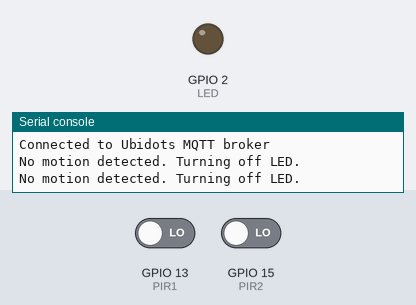
This program was run on a simulated ESP32 board running MicroPython. On the bench: output pins drawn as LEDs (lit = HIGH), the last lines printed to the serial console. The inputs (shaded band) are chosen by the test bench; at power-on: GPIO 13 (PIR1) LOW, GPIO 15 (PIR2) LOW. WiFi joins after 1.5 s; no MQTT or app messages arrive unless stated; web requests get an empty 200 reply after 0.4 s.

Above: at 3.7 s.
3.8 s: GPIO 13 (PIR1) driven HIGH
At 5.0 s:
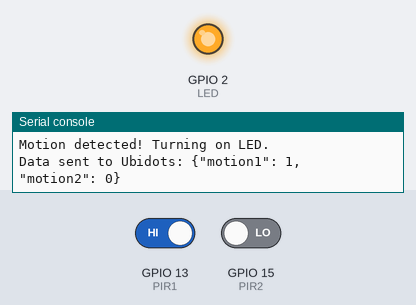
6.0 s: GPIO 13 (PIR1) driven LOW
At 7.7 s:
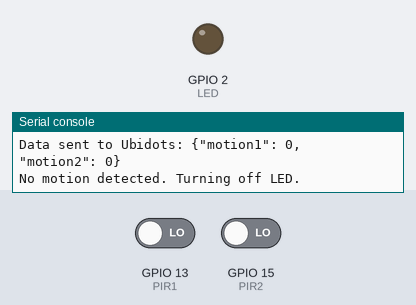
8.0 s: GPIO 15 (PIR2) driven HIGH
At 9.5 s:
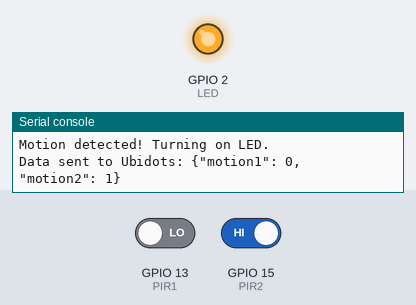
Timing chart, 0 to 11.0 s (numbered marks = the images above; inputs shaded):
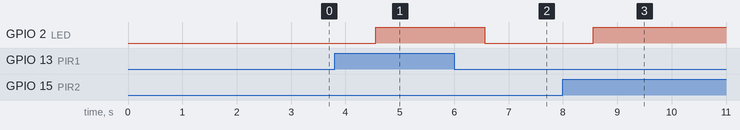

Measured:
- after the input at 3.8 s, GPIO 2 (LED): LOW → HIGH after 0.76 s
- after the input at 6.0 s, GPIO 2 (LED): HIGH → LOW after 0.56 s
- after the input at 8.0 s, GPIO 2 (LED): LOW → HIGH after 0.56 s

The program:

main.py
```python
import network
from machine import Pin
from umqtt.simple import MQTTClient
from time import sleep

from lib.wifi import connect_wifi
from lib.ubidots import send_to_ubidots, UBIDOTS_TOKEN, DEVICE_LABEL
from lib.send_api import send_to_flask, FLASK_MOTION1_ENDPOINT, FLASK_MOTION2_ENDPOINT, FLASK_SUMMOTION_ENDPOINT

# GPIO Pin Configuration
PIR1 = Pin(13, Pin.IN)  # First PIR sensor
PIR2 = Pin(15, Pin.IN)  # Second PIR sensor
LED = Pin(2, Pin.OUT)   # LED indicator

MQTT_BROKER = "industrial.api.ubidots.com"
MQTT_PORT = 1883
MQTT_USER = UBIDOTS_TOKEN
MQTT_PASSWORD = ""

sum_motion = 0  # Sum of motion1 and motion2 over 60 seconds

def mqtt_callback(topic, msg):
    print("Message received:", topic, msg)

def setup_mqtt():
    """Initialize MQTT connection."""
    client = MQTTClient(
        client_id=DEVICE_LABEL,
        server=MQTT_BROKER,
        port=MQTT_PORT,
        user=MQTT_USER,
        password=MQTT_PASSWORD
    )
    client.set_callback(mqtt_callback)
    client.connect()
    print("Connected to Ubidots MQTT broker")
    return client

connect_wifi()
client = setup_mqtt()

motion_publish_interval = 2
sum_motion_publish_interval = 60
send_api_interval = 40

motion_timer = 0
sum_motion_timer = 0
send_api_timer = 0

while True:
    motion1 = PIR1.value()
    motion2 = PIR2.value()

    sum_motion += (motion1 + motion2)

    if motion1 or motion2:
        print("Motion detected! Turning on LED.")
        LED.value(1)
    else:
        print("No motion detected. Turning off LED.")
        LED.value(0)

    if motion_timer >= motion_publish_interval:
        send_to_ubidots(client, motion1, motion2)

        motion_timer = 0  # Reset motion timer

    if sum_motion_timer >= sum_motion_publish_interval:
        send_to_ubidots(client, motion1, motion2, sum_motion)

        sum_motion = 0  # Reset sum_motion after publishing
        sum_motion_timer = 0  # Reset sum_motion timer

    if send_api_timer >= send_api_interval:
        send_to_flask(FLASK_MOTION1_ENDPOINT, {"motion": motion1})
        send_to_flask(FLASK_MOTION2_ENDPOINT, {"motion": motion2})
        send_to_flask(FLASK_SUMMOTION_ENDPOINT, {"sum_motion": sum_motion})

        send_api_timer = 0


    motion_timer += 1
    sum_motion_timer += 1
    send_api_timer += 1
    sleep(1)
```

wifi.py
```python
import network
from time import sleep

WIFI_SSID = "Halo"
WIFI_PASSWORD = "nabeel3588"

def connect_wifi():
    sta_if = network.WLAN(network.STA_IF)
    if not sta_if.isconnected():
        print("Connecting to WiFi...")
        sta_if.active(True)
        sta_if.connect(WIFI_SSID, WIFI_PASSWORD)
        while not sta_if.isconnected():
            sleep(1)
    print("Connected to WiFi:", sta_if.ifconfig())
```

ubidots.py
```python
UBIDOTS_TOKEN = "BBUS-rbNI9xncF4ITokrgRowl1qafeEfxfy"
DEVICE_LABEL = "prototype_sic_futurepulse"
VARIABLE_LABELS = ["motion1", "motion2", "sum_motion"]

def send_to_ubidots(client, motion1, motion2, sum_motion=None):
    """Send motion sensor data to Ubidots via MQTT."""
    topic = f"/v1.6/devices/{DEVICE_LABEL}"

    if sum_motion is None:
        # Send only motion1 and motion2
        payload = f'{{"{VARIABLE_LABELS[0]}": {motion1}, "{VARIABLE_LABELS[1]}": {motion2}}}'
    else:
        # Send sum_motion
        payload = f'{{"{VARIABLE_LABELS[2]}": {sum_motion}}}'

    try:
        client.publish(topic, payload)
        print("Data sent to Ubidots:", payload)
    except Exception as e:
        print("Error sending data:", e)
```

send_api.py
```python
import urequests

FLASK_API_URL = "http://192.168.75.196:5000"  # Ensure this IP is correct
FLASK_MOTION1_ENDPOINT = f"{FLASK_API_URL}/motion/1/"
FLASK_MOTION2_ENDPOINT = f"{FLASK_API_URL}/motion/2/"
FLASK_SUMMOTION_ENDPOINT = f"{FLASK_API_URL}/summotion"

def send_to_flask(endpoint, data):
    try:
        headers = {"Content-Type": "application/json"}
        print("Sending data to Flask:", endpoint, data)
        response = urequests.post(endpoint, json=data, headers=headers)
        print("Response from Flask:", response.text)
    except Exception as e:
        print("Error sending data to Flask:", e)
    finally:
        try:
            response.close()
        except:
            pass  # Ensure response is closed safely

def check_server():
    try:
        response = urequests.get(FLASK_API_URL, timeout=3)
        if response.status_code == 200:
            print("Flask server is up!")
        response.close()
    except:
        print("Flask server is unreachable!")

check_server()
```
